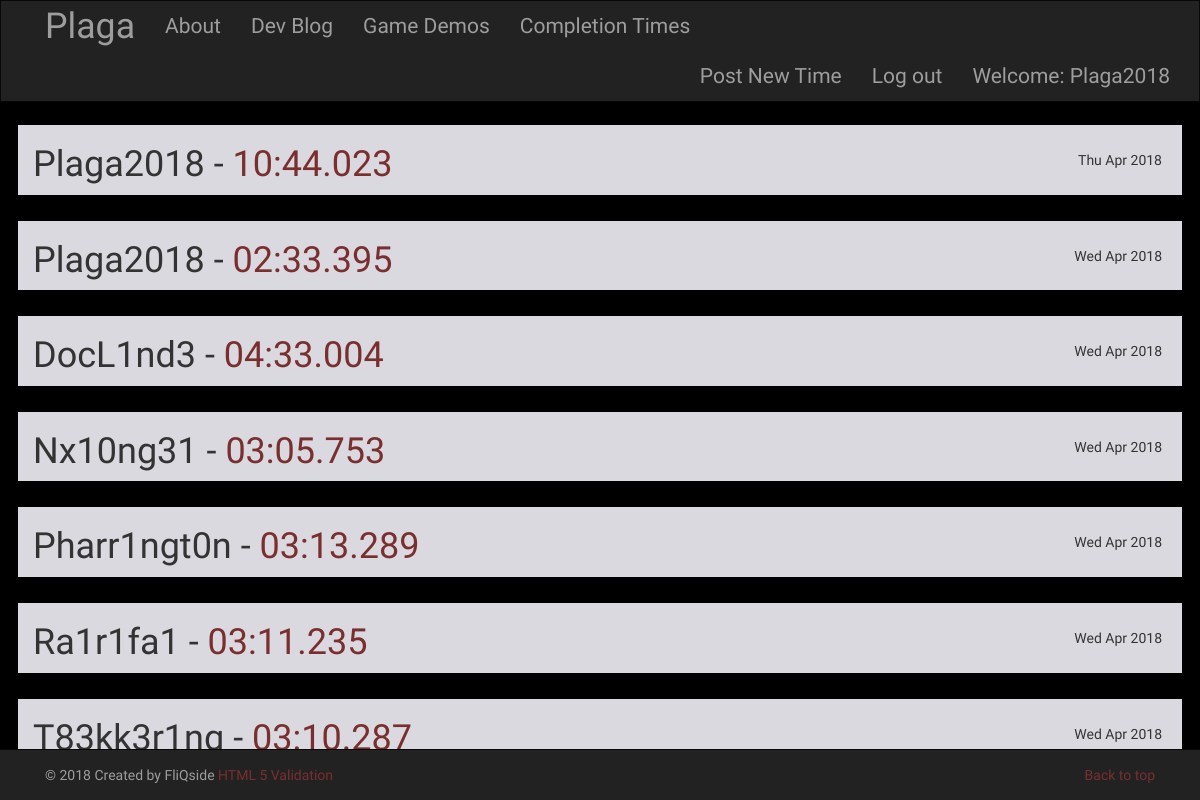
Screenshot of /post/ (signed in) with the database file from the repository.
### blog/models.py (models this page shows, shortened)
class Post(models.Model):
    author = models.ForeignKey('auth.User')
    title = models.CharField(max_length=200)
    text = models.TextField()
    created_date = models.DateTimeField(default=timezone.now)
    published_date = models.DateTimeField(blank=True, null=True)
    def approve_comments(self):
        return self.comments.filter(approved_comment=True)

### blog/views.py (the view)
# urls.py: url(r'^post/$',views.PostListView.as_view(),name='post_list'),
class PostListView(ListView):
    model = Post
    def get_queryset(self):
        return Post.objects.filter(published_date__lte=timezone.now()).order_by('-published_date')

### blog/templates/blog/post_list.html
{% extends 'blog/base.html' %}
{% block content %}
  {% for post in post_list %}
    <div class="row post plagatron">
      <h1 class="col-md-9 push-md-3">{{ post.author }} - <span style="color:#7a2f2f;">{{ post.title }}</span></h1>
      <div style="float:right; margin-top:25px; margin-right:20px;">
          <p class="date">{{ post.published_date|date:"D M Y"}}
          </p>
      </div>
    </div>
  {% endfor %}
{% endblock %}

### blog/templates/blog/base.html (shortened to what this page needs)
<!DOCTYPE html>
{% load staticfiles %}
<html>
    <head>
        <link rel="stylesheet" href="https://maxcdn.bootstrapcdn.com/bootstrap/3.3.7/css/bootstrap.min.css">
        <link rel="stylesheet" href="//cdn.jsdelivr.net/medium-editor/latest/css/medium-editor.min.css" type="text/css" media="screen" charset="utf-8">
        <link rel="stylesheet" href="{% static 'css/blog.css' %}">
<body id="plaga_body">
  <nav class="navbar navbar-default navbar-inverse custom-navbar plagafont">
    <div class="container">
      <ul class="nav navbar-nav">
        <li><a class='navbar-header plagafontred' href="{% url 'index' %}">Plaga</a></li>
        <li><a href="{% url 'about' %}">About</a></li>
        <li> <a href="{% url 'dev_blog' %}">Dev Blog</a></li>
        <li><a href="{% url 'demos' %}">Game Demos</a></li>
        <li><a href="{% url 'post_list' %}">Completion Times</a></li>
      </ul>
      <ul class="nav navbar-nav navbar-right">
        {% if user.is_authenticated %}
        <li>
          <a href="{% url 'post_new' %}" >Post New Time</a>
        </li>
        <li>
          <a href="{% url 'logout' %}" >Log out</a>
        </li>
        <li>
          <a >Welcome: {{ user.username }}</a>
        </li>
          {% else %}
          <li><a class='nav navbar-right' href="{% url 'login' %}" ><span class="glyphicon glyphicon-user"></span></a></li>
        {% endif %}
      </ul>
  </div>
</nav>
<div class="container">
      {% block content %}
      {% endblock %}
</div>
<div class="navbar navbar-default navbar-fixed-bottom navbar-inverse">
    <div class="container">
      <p class="navbar-text pull-left">© 2018 Created by FliQside
           <a href="http://tinyurl.com/tbvalid" target="_blank" >HTML 5 Validation</a>
      </p>
      <p class="navbar-text pull-right">
        <a href="#">Back to top</a>
      </p>
    </div>
</div>
</body>
</html>

### blog/static/css/blog.css (style rules this page uses)
html, body { background-color: black; font-family: 'IM Fell English SC', serif; height: 100%; }
.plagatron { background-color: rgb(219, 217, 224); border:solid black 3px; margin-top:20px; margin-bottom: auto; }
.plagafont { color: black; font-size: 1.5em; }
.plagafontred { color: #7a2f2f; font-size: 1.7em; }
.navbar { margin-bottom: 0; border-radius: 0; }
a:link { color:#7a2f2f; }

### rows the page displays
Post: author "Plaga2018", title "10:44.023", published_date "Thu Apr 2018"
Post: author "Plaga2018", title "02:33.395", published_date "Wed Apr 2018"
Post: author "DocL1nd3", title "04:33.004", published_date "Wed Apr 2018"
Post: author "Nx10ng31", title "03:05.753", published_date "Wed Apr 2018"
Post: author "Pharr1ngt0n", title "03:13.289", published_date "Wed Apr 2018"
Post: author "Ra1r1fa1", title "03:11.235", published_date "Wed Apr 2018"
Post: author "T83kk3r1ng", title "03:10.287", published_date "Wed Apr 2018"

### other values shown
{{ user.username }} "Plaga2018"
